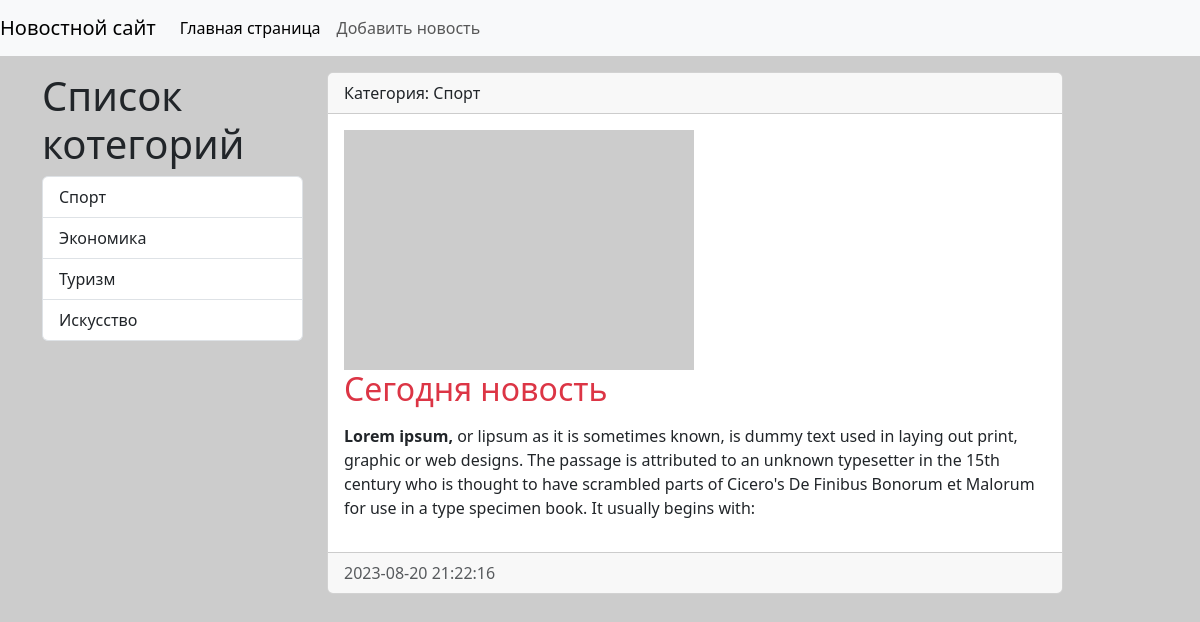
The page /news/novost-1/ on the database its author committed.
### news/models.py (models this page shows, shortened)
class Category(models.Model):
    title = models.CharField(max_length=150, db_index=True, verbose_name='имя котегории')
    slug = models.SlugField(max_length=155, unique=True, db_index=True,
                            verbose_name='URL', null=True)
    class Mate:
        verbose_name = 'Категорию'
        verbose_name_plural = 'Категории'
        ordering = ['id']
    def __str__(self):
        return self.title
    def get_absolute_url(self):
        return reverse('category', kwargs={'category_slug': self.slug})

class News(models.Model):
    objects = None
    title = models.CharField(verbose_name="title", max_length=150)
    content = models.TextField(verbose_name="text", blank=True)
    created_at = models.DateTimeField(verbose_name="data", auto_now_add=True)
    updated_at = models.DateTimeField(verbose_name="up_data", auto_now=True)
    photo = models.ImageField(verbose_name="photo", upload_to='photos/%Y/%m/%d', blank=True)
    is_published = models.BooleanField(verbose_name="published", default=True)
    category = models.ForeignKey('Category', on_delete=models.PROTECT, null=True, verbose_name='Категории')
    slug = models.SlugField(max_length=155, unique=True, db_index=True, verbose_name='URL', null=True)
    class Meta:
        verbose_name = 'Новость'
        verbose_name_plural = 'Новости'
        ordering = ['id']

### news/views.py (the view)
# urls.py: path('news/<slug:news_slug>/', view_news, name='view_news'),
def view_news(request, news_slug):
    news_item = get_object_or_404(News, slug=news_slug)
    context = {
        'news_item': news_item
    }
    return render(request, 'news/view_news.html', context)

### news/templatetags/news_tags.py (called while the page is built)
@register.inclusion_tag('news/list_categories.html')
def show_categories():
    categories = Category.objects.all()
    return {'categories': categories}

### news/templates/news/view_news.html (shortened to what this page needs)
{% extends 'base.html'%}
{% block sidebar %}
{% include 'inc/_sidebar.html' %}
{% endblock %}
{% block content %}
            <div class="card mb-3">
                <div class="card-header">
                    Категория: {{ news_item.category }}
                </div>
                <div class="card-body">
                    <div class="media-body">
                        {% if item.photo %}
                        <img src="{{item.photo.url }}" alt="" width="350" class="mr-3">
                        {% else %}
                        <img src=" https://loremflickr.com/350/240" alt="" class="mr-3">
                        {% endif%}
                    </div>
                    <h2 class="card-title {% cycle 'text-danger' 'text-success'%}">{{ news_item.title }}</h2>
                    {% autoescape off %}
                    <p class="card-text">{{ news_item.content|linebreaks}}</p>
                    {% endautoescape %}
                </div>
                <div class="card-footer text-muted">
                    {{ news_item.created_at|date:"Y-m-d H:i:s" }}
                </div>
            </div>
{% endblock %}

### news/templates/news/list_categories.html
<h1>Список котегорий</h1>
  <div class="list-group">
    {% for item in categories %}
    <a href="{{ item.get_absolute_url}}" class="list-group-item list-group-item-action">{{ item.title }}</a>
    {% endfor %}
  </div>

### nicesite/static/css/styles.css (style rules this page uses)
body { background: #ccc; }

### rows shown on the page
Category: title "Спорт"
Category: title "Экономика"
Category: title "Туризм"
Category: title "Искусство"
News: category "Спорт", title "Сегодня новость", content "Lorem ipsum, or lipsum as it is sometimes known, is dummy text used in laying out print, graphic or web designs. The passage is attributed to an unknown typesetter in the 15th century who is thought to have scrambled parts of Cicero's De Finibus Bonorum et Malorum for use in a type specimen book. It usually begins with:", created_at "2023-08-20 21:22:16"
